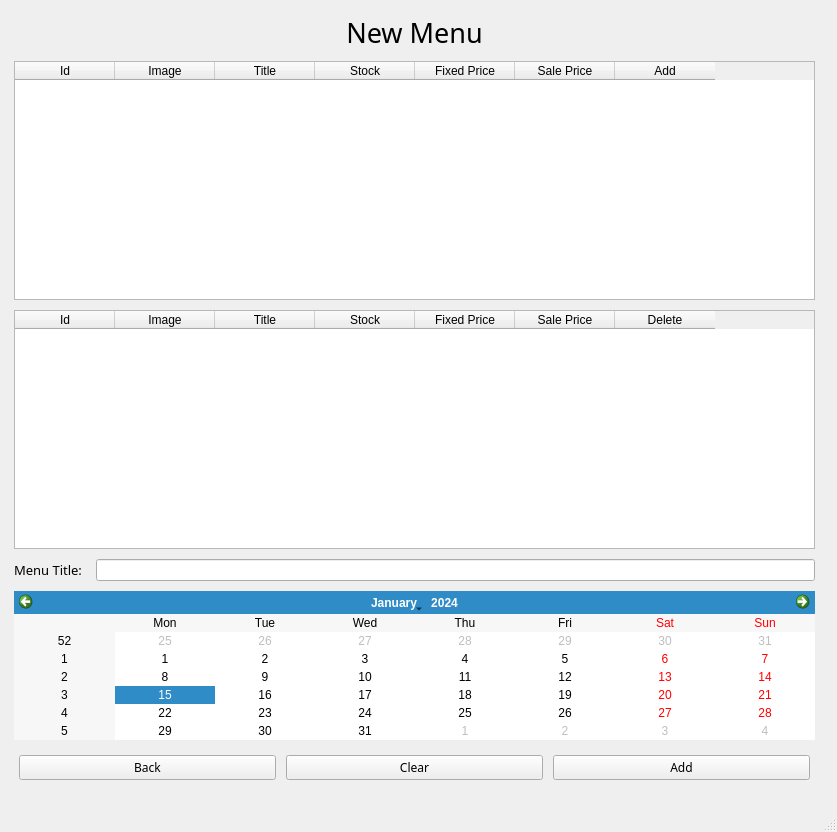
<?xml version="1.0" encoding="UTF-8"?>
<ui version="4.0">
 <class>MainWindow</class>
 <widget class="QMainWindow" name="MainWindow">
  <property name="geometry">
   <rect>
    <x>0</x>
    <y>0</y>
    <width>837</width>
    <height>832</height>
   </rect>
  </property>
  <property name="windowTitle">
   <string>MainWindow</string>
  </property>
  <widget class="QWidget" name="centralwidget">
   <widget class="QWidget" name="gridLayoutWidget">
    <property name="geometry">
     <rect>
      <x>9</x>
      <y>9</y>
      <width>811</width>
      <height>781</height>
     </rect>
    </property>
    <layout class="QGridLayout" name="gridLayout">
     <property name="leftMargin">
      <number>5</number>
     </property>
     <property name="topMargin">
      <number>5</number>
     </property>
     <property name="rightMargin">
      <number>5</number>
     </property>
     <property name="bottomMargin">
      <number>5</number>
     </property>
     <property name="spacing">
      <number>10</number>
     </property>
     <item row="3" column="0">
      <widget class="QLabel" name="lblMenuTitle">
       <property name="font">
        <font>
         <family>Arial Rounded MT Bold</family>
         <pointsize>10</pointsize>
        </font>
       </property>
       <property name="text">
        <string>Menu Title: </string>
       </property>
      </widget>
     </item>
     <item row="3" column="1">
      <widget class="QLineEdit" name="lEditMenuTitle"/>
     </item>
     <item row="2" column="0" colspan="2">
      <widget class="QTableWidget" name="tableMenuFoods">
       <property name="sizePolicy">
        <sizepolicy hsizetype="Expanding" vsizetype="Expanding">
         <horstretch>0</horstretch>
         <verstretch>0</verstretch>
        </sizepolicy>
       </property>
       <column>
        <property name="text">
         <string>Id</string>
        </property>
       </column>
       <column>
        <property name="text">
         <string>Image</string>
        </property>
       </column>
       <column>
        <property name="text">
         <string>Title</string>
        </property>
       </column>
       <column>
        <property name="text">
         <string>Stock</string>
        </property>
       </column>
       <column>
        <property name="text">
         <string>Fixed Price</string>
        </property>
       </column>
       <column>
        <property name="text">
         <string>Sale Price</string>
        </property>
       </column>
       <column>
        <property name="text">
         <string>Delete</string>
        </property>
       </column>
      </widget>
     </item>
     <item row="1" column="0" colspan="2">
      <widget class="QTableWidget" name="tableFoods">
       <property name="sizePolicy">
        <sizepolicy hsizetype="Expanding" vsizetype="Expanding">
         <horstretch>0</horstretch>
         <verstretch>0</verstretch>
        </sizepolicy>
       </property>
       <column>
        <property name="text">
         <string>Id</string>
        </property>
       </column>
       <column>
        <property name="text">
         <string>Image</string>
        </property>
       </column>
       <column>
        <property name="text">
         <string>Title</string>
        </property>
       </column>
       <column>
        <property name="text">
         <string>Stock</string>
        </property>
       </column>
       <column>
        <property name="text">
         <string>Fixed Price</string>
        </property>
       </column>
       <column>
        <property name="text">
         <string>Sale Price</string>
        </property>
       </column>
       <column>
        <property name="text">
         <string>Add</string>
        </property>
       </column>
      </widget>
     </item>
     <item row="0" column="0" colspan="2">
      <widget class="QLabel" name="lblTitle">
       <property name="sizePolicy">
        <sizepolicy hsizetype="Preferred" vsizetype="Maximum">
         <horstretch>0</horstretch>
         <verstretch>0</verstretch>
        </sizepolicy>
       </property>
       <property name="font">
        <font>
         <family>Arial Rounded MT Bold</family>
         <pointsize>20</pointsize>
        </font>
       </property>
       <property name="text">
        <string>New Menu</string>
       </property>
       <property name="alignment">
        <set>Qt::AlignCenter</set>
       </property>
      </widget>
     </item>
     <item row="4" column="0" colspan="2">
      <widget class="QCalendarWidget" name="calendarDate">
       <property name="sizePolicy">
        <sizepolicy hsizetype="Preferred" vsizetype="Maximum">
         <horstretch>0</horstretch>
         <verstretch>0</verstretch>
        </sizepolicy>
       </property>
      </widget>
     </item>
     <item row="5" column="0" colspan="2">
      <layout class="QHBoxLayout" name="btnHLayout">
       <property name="spacing">
        <number>10</number>
       </property>
       <property name="leftMargin">
        <number>5</number>
       </property>
       <property name="topMargin">
        <number>5</number>
       </property>
       <property name="rightMargin">
        <number>5</number>
       </property>
       <property name="bottomMargin">
        <number>5</number>
       </property>
       <item>
        <widget class="QPushButton" name="btnBack">
         <property name="font">
          <font>
           <family>Arial Rounded MT Bold</family>
           <pointsize>9</pointsize>
          </font>
         </property>
         <property name="text">
          <string>Back</string>
         </property>
        </widget>
       </item>
       <item>
        <widget class="QPushButton" name="btnClear">
         <property name="font">
          <font>
           <family>Arial Rounded MT Bold</family>
           <pointsize>9</pointsize>
          </font>
         </property>
         <property name="text">
          <string>Clear</string>
         </property>
        </widget>
       </item>
       <item>
        <widget class="QPushButton" name="btnAdd">
         <property name="font">
          <font>
           <family>Arial Rounded MT Bold</family>
           <pointsize>9</pointsize>
          </font>
         </property>
         <property name="text">
          <string>Add</string>
         </property>
        </widget>
       </item>
      </layout>
     </item>
    </layout>
   </widget>
  </widget>
  <widget class="QStatusBar" name="statusbar"/>
 </widget>
 <resources/>
 <connections/>
</ui>
